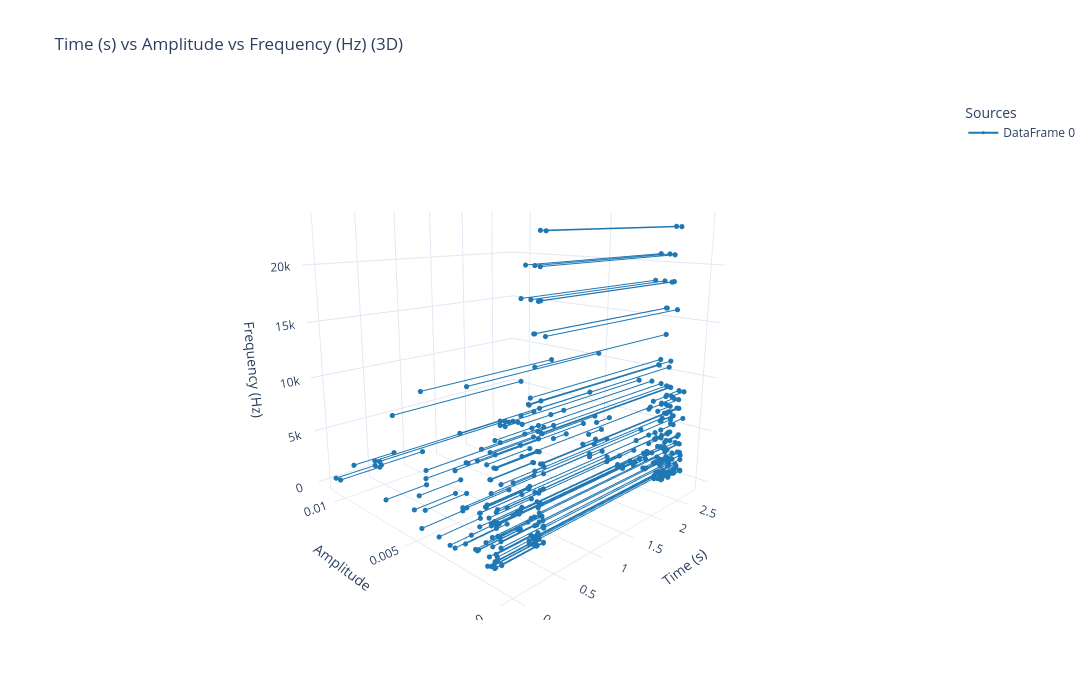

Source (notebook cell):
### Markdown cell above
Now that we’ve added cue points, we can apply different effects (like pitch shifting or time stretching) to each segment. We can use the following syntax:

### Code cell
from audiospylt import process_spectral_dataframe


df_processed = process_spectral_dataframe(df_sliced, stretch_factor=[1.0, 2.0, 0.5], pitch_cents=[0, 1500, -250])

plot_combined_3d(
    dfs=[df_processed],
    axis_order=("time", "amp", "freq"),
    flip={"amp": True, "time": True},
    plot_width=1100,
    plot_height=700,
)
